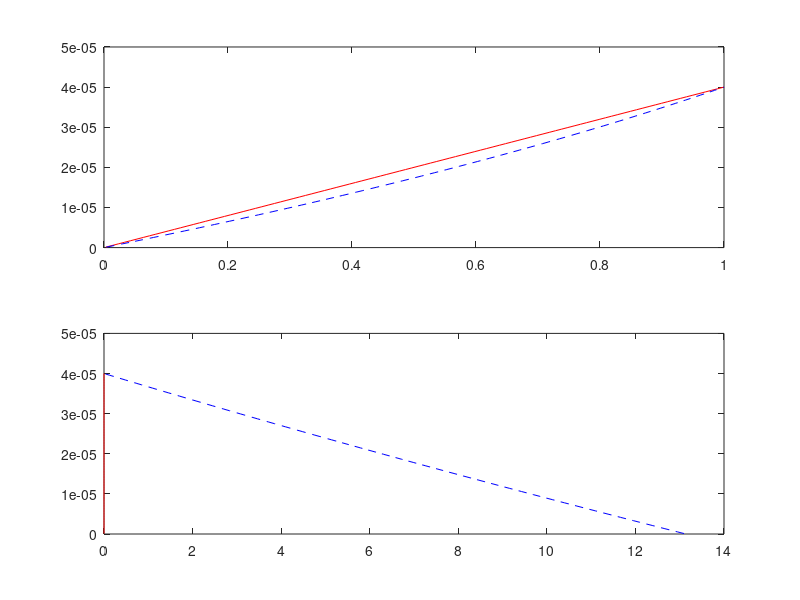

MATLAB code to generate this figure:
function sphereProfile


%General parameters
mu      = 1.002e-3;
rho     = 998;

f       = 50;
a       = 1.5e-3;


omega   = 2*pi*f;

%Sphere flow parameters
p       = a + 10e-3;
spdSnd  = speedofSound(30);
beta    = (omega .* rho ./(2*mu)).^0.5;
delta   = (2*mu/(rho*omega))^0.5;
h       = (1-i) .* beta;
k       = omega ./ spdSnd;

z       = linspace(p/100000,40e-6,100);

A1      = ((3+3.*i.*h.*a - h.^2.*a.^2) .* k.^3.*a.^3.*exp(i.*k.*a) ./ ...
          (k.^2.*a.^2 .* (1+i.*h.*a) + ...
          (2+2.*i.*k.*a-k.^2.*a.^2) .* h.^2.*a.^2));

Ufull   = lambFlow(a,p-z,h,p,A1,k) - lambFlow(a,p+z,h,p,A1,k);
      
Ulin    = A1 .* exp(-i.*k.*p) .* (-2./(k.*p.^2)+ 6.*i./(k.^2.*p.^3) + ...
          6./(k.^3.*p.^4)) .* z;
      
Upress  = 1 - exp(-z.*(1+i)/delta);

% figure;
% subplot(2,1,1)
% plot(abs(Ufull),z);hold on
% plot(abs(Ulin),z,'r--');
% title([' Lamb (mirror images)  f = ' num2str(f)])
% subplot(2,1,2)
% plot(180*angle(Ufull)/pi,z);hold on
% plot(180*angle(Ulin)/pi,z,'r--')
% 
% disp(' '); disp(' ');
% disp(['tip difference = ' num2str(abs(abs(Ufull(end))-abs(Ulin(end)))/max(z)) ' %'])
% disp(['phase diff = ' num2str(180*(angle(Ufull(end))-angle(Ulin(end)))/pi) ' deg'])
% 
% figure;
% subplot(2,1,1)
% plot(abs(Upress),z,'b--')
% title(['Pressure field  f = ' num2str(f)])
% subplot(2,1,2)
% plot(180*angle(Upress)/pi,z,'b--')



%Normalized versions

Ulin    = Ulin/Ulin(end);
      
Upress  = Upress/Upress(end);


figure;
subplot(2,1,1)
plot(abs(Ulin),z,'r-');hold on
plot(abs(Upress),z,'b--')
subplot(2,1,2)
plot(180*angle(Ulin)/pi,z,'r-'); hold on
plot(180*angle(Upress)/pi,z,'b--')




return
      




figure;
subplot(2,1,1)
plot(abs(U),z);hold on
plot(abs(Upress),z,'b--');
subplot(2,1,2)
plot(180*angle(U)/pi,z);hold on
plot(180*angle(Upress)/pi,z,'b--');


function c = speedofSound(T)
%Gives speed of sound in m/s for temperature in degrees C
% From Bilaniuk & Wong (1993 & 1996)
c =   1.40238744 * 10^3 + 5.03836171 * T - 5.81172916 * 10^-2 * T^2 ...
    + 3.34638117 * 10^-4 * T^3 - 1.48259672 * 10^-6 * T^4 ...
    + 3.16585020 * 10^-9 * T^5;




function u = lambFlow(a,r,h,p,A1,k)

u       = A1 .* (1./(k.^2.*r.^2) + 1./(k.^3.*r.^3)) .* exp(-i.*k.*r);















function c = c_default_theo
%Parameters for all anlayses
 c.freqs         = [10.^linspace(-2,3,100)]';
 c.numHeights    = 50;  
 c.bunHeight     = 5.3e-6; %From Dinklo, 2005
 c.dispAmp       = 10 * 10^-6; %m
 c.E_matrix      = 31; %31 Pa
 c.EI_kino       = 2e-21; % 2e-21 N m^2
 c.bundleStiff   = 2.925e-14; %Nm/rad (van Netten & Kroese, 1987) 
 c.linStiff      = 0.13 * 10^-3; %N/m (van Netten & Kroese, 1987) 
 c.rho           = 998; %998 kg m^-3
 c.mu            = 1.002e-3; %1.002e-3 Pa s

%Data from morphometric measurements (based on stiffness paper)
c.baseDiameter 	= 8.88e-6;
c.midDiameter 	= 7.2e-6 ;
%c.kinoHeight 	= 29.7e-6;
c.kinoHeight 	= 16e-6;
c.cupHeight     = 45e-6;
c.numHairs      = 11;